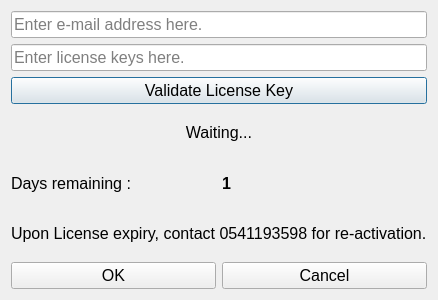
<?xml version="1.0" encoding="UTF-8"?>
<ui version="4.0">
 <class>Dialog</class>
 <widget class="QDialog" name="Dialog">
  <property name="geometry">
   <rect>
    <x>0</x>
    <y>0</y>
    <width>400</width>
    <height>300</height>
   </rect>
  </property>
  <property name="font">
   <font>
    <family>Helvetica</family>
    <pointsize>12</pointsize>
   </font>
  </property>
  <property name="windowTitle">
   <string>Dialog</string>
  </property>
  <layout class="QVBoxLayout" name="verticalLayout">
   <item>
    <widget class="QLineEdit" name="lineEdit_email">
     <property name="placeholderText">
      <string>Enter e-mail address here.</string>
     </property>
    </widget>
   </item>
   <item>
    <widget class="QLineEdit" name="lineEdit_key">
     <property name="placeholderText">
      <string>Enter license keys here.</string>
     </property>
    </widget>
   </item>
   <item>
    <widget class="QPushButton" name="pushButton_validate">
     <property name="text">
      <string>Validate License Key</string>
     </property>
    </widget>
   </item>
   <item>
    <widget class="QLabel" name="label_verify">
     <property name="text">
      <string>Waiting...</string>
     </property>
     <property name="alignment">
      <set>Qt::AlignCenter</set>
     </property>
    </widget>
   </item>
   <item>
    <layout class="QHBoxLayout" name="horizontalLayout">
     <item>
      <widget class="QLabel" name="label_daysRemaining">
       <property name="text">
        <string>Days remaining : </string>
       </property>
      </widget>
     </item>
     <item>
      <widget class="QLabel" name="label_daysRemainingText">
       <property name="font">
        <font>
         <family>Helvetica</family>
         <pointsize>12</pointsize>
         <bold>true</bold>
        </font>
       </property>
       <property name="text">
        <string>1</string>
       </property>
      </widget>
     </item>
    </layout>
   </item>
   <item>
    <widget class="QLabel" name="label_verify_2">
     <property name="text">
      <string>Upon License expiry, contact 0541193598 for re-activation.</string>
     </property>
    </widget>
   </item>
   <item>
    <layout class="QHBoxLayout" name="horizontalLayout_2">
     <item>
      <widget class="QPushButton" name="pushButton_OK">
       <property name="text">
        <string>OK</string>
       </property>
      </widget>
     </item>
     <item>
      <widget class="QPushButton" name="pushButton_Cancel">
       <property name="text">
        <string>Cancel</string>
       </property>
      </widget>
     </item>
    </layout>
   </item>
  </layout>
 </widget>
 <resources/>
 <connections/>
</ui>
